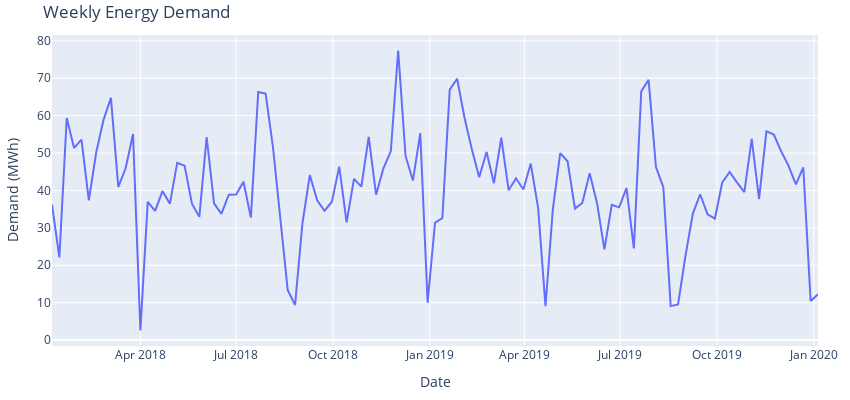

Here is the notebook cell this chart was saved with:
### Markdown cell above
#### Demand Historical Plots

### Code cell
# Weekly Demand Plot
whole_df.set_index('Date', inplace=True)
whole_df_1w = whole_df.resample('1W').mean()
fig = go.Figure()
fig.add_trace(go.Scatter(x=whole_df_1w.index, y=whole_df_1w["Demand"], mode='lines'))
fig.update_layout(
    title = "Weekly Energy Demand",
    xaxis_title = "Date",
    yaxis_title = "Demand (MWh)",
    width = 850,
    height = 400,
    margin=dict(l=20, r=20, t=35, b=20),
    legend=dict(
        orientation="h",
        yanchor="top",
        y=1,
        xanchor="left",
        x=0.001
    )
)
fig.show()
